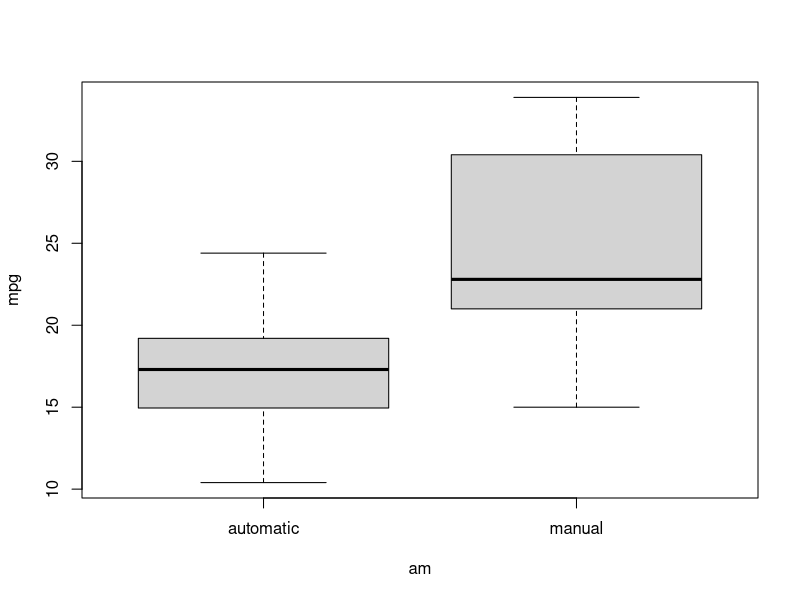
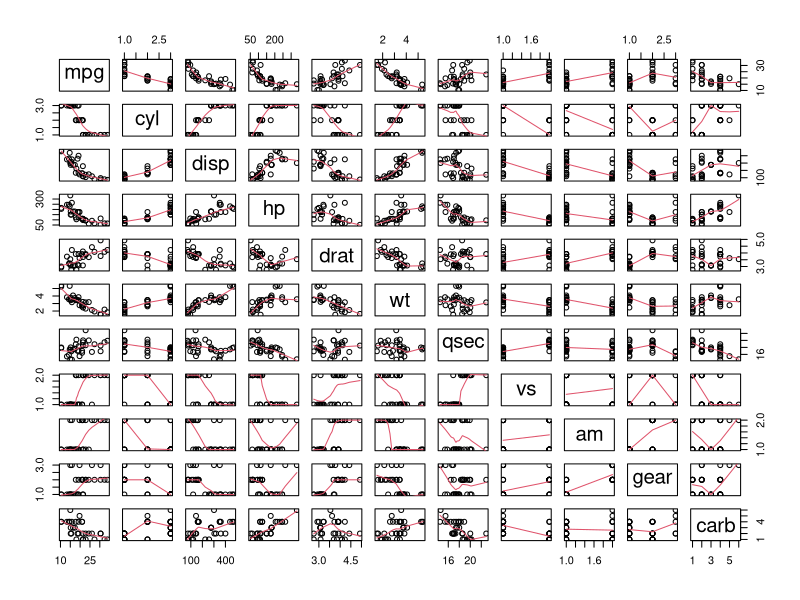
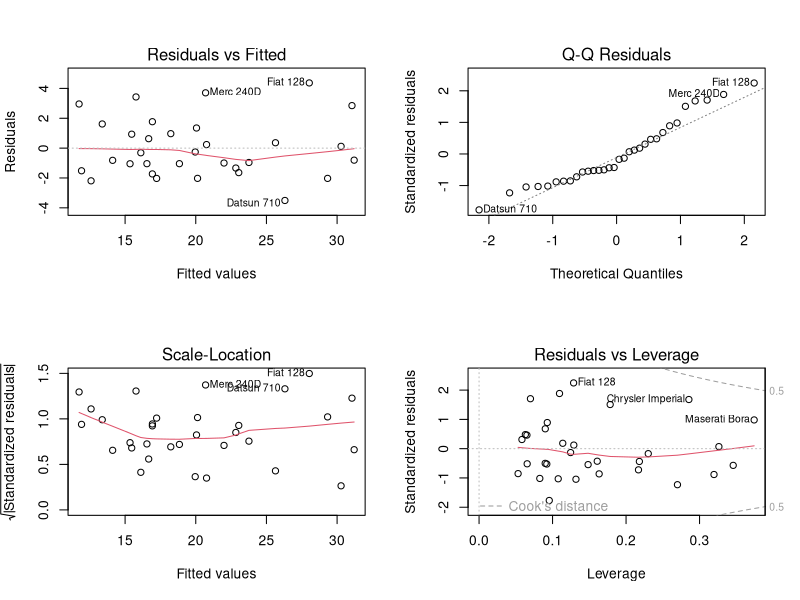

Generate these figures, in order, with R:
## ---- chunk 1
data(mtcars)
str(mtcars)
library(dplyr)
cars <- mtcars %>% mutate_each(funs(factor), vs, cyl, gear, carb) %>% 
        mutate(am = factor(am, labels=c('automatic', 'manual')))
rownames(cars) <- rownames(mtcars)
boxplot(mpg ~ am, cars)
pairs(cars, panel = panel.smooth)
## ---- chunk 2
sapply( c(
  mpg ~ am, mpg ~ ., mpg ~ cyl, mpg ~ hp, mpg ~ qsec, mpg ~ wt,
  mpg ~ cyl + wt + qsec + am, mpg ~ cyl + qsec + am, mpg ~ wt + qsec + am, 
  mpg ~ cyl + wt + am, mpg ~ hp + qsec + am
), function(formula){summary(lm(formula, cars))$adj.r.squared})
## ---- chunk 3
fit <- lm(mpg ~ qsec + am * wt, cars)
summary(fit)
## ---- chunk 4
par(mfrow = c(2,2))
plot(fit)
## ---- chunk 5
summary(fit)$coefficients
